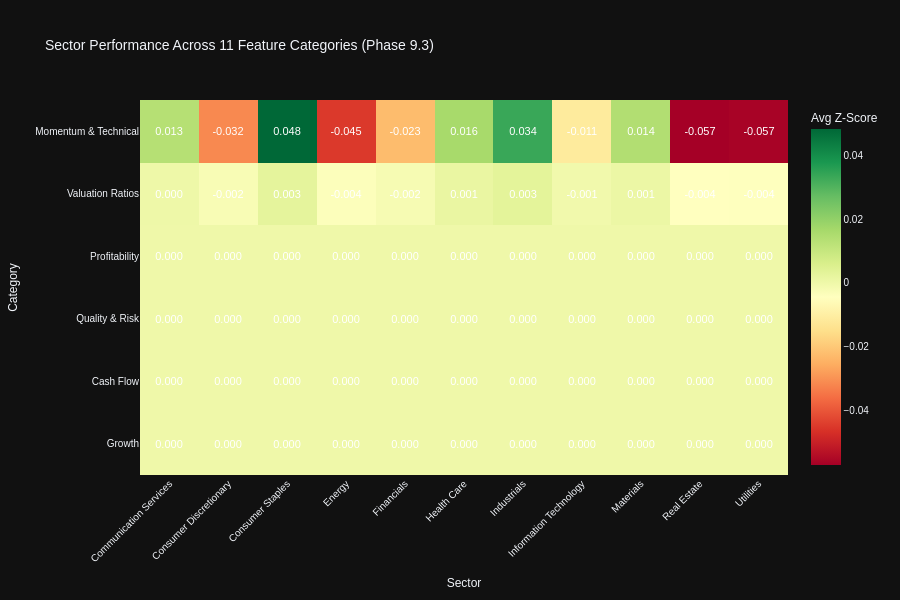

The notebook cell saved with this chart:
### Code cell
# Visualization 1: Category Heatmaps (Sector × Category)
print("\n📊 Category Performance Heatmaps:")

# Compute category scores by averaging z-scores of metrics within each category
from scipy.stats import zscore

category_sector_scores = {}

for category_name, category_metrics in category_mapping.items():
    available_in_category = [m for m in category_metrics if m in all_stocks_scaled.columns]

    if len(available_in_category) == 0:
        print(f"  ⚠️ Skipping {category_name}: No available metrics")
        continue

    # Compute z-scores for available metrics and average by sector
    category_data = all_stocks_scaled[available_in_category + ['sector']].copy()

    # Convert to numeric and compute z-scores
    for col in available_in_category:
        category_data[col] = pd.to_numeric(category_data[col], errors='coerce')

    # Compute z-scores (handle NaNs)
    z_scored_data = category_data[available_in_category].apply(lambda x: zscore(x, nan_policy='omit'))
    category_data['category_score'] = z_scored_data.mean(axis=1)

    # Aggregate by sector
    sector_scores = category_data.groupby('sector')['category_score'].mean().sort_values(ascending=False)
    category_sector_scores[category_name] = sector_scores

# Create heatmap matrix
if category_sector_scores:
    heatmap_df = pd.DataFrame(category_sector_scores).T

    # Create interactive heatmap with value annotations
    # Following code_guidelines.md Section 17.1: Heatmaps and Conditional Formatting
    fig_category_heatmap = px.imshow(
            heatmap_df,
            labels=dict(x="Sector", y="Category", color="Avg Z-Score"),
            title="Sector Performance Across 11 Feature Categories (Phase 9.3)",
            color_continuous_scale="RdYlGn",  # Diverging scale for z-scores centered at zero
            aspect="auto",
            text_auto=".3f"  # ✅ Display values formatted to 3 decimals (Section 17.1)
            )

    # Enhanced styling per Section 17.1 style guidelines
    fig_category_heatmap.update_traces(
            textfont=dict(
                    size=11,
                    color='white',  # High contrast on diverging color scale
                    family='Arial'  # Standard sans-serif font (Section 17.4)
                    )
            )

    fig_category_heatmap.update_layout(
            height=600,
            xaxis_tickangle=-45,
            font=dict(size=10, family="Arial"),
            template="plotly_dark"  # ✅ Dark mode compatible theme (Section 17.1)
            )

    fig_category_heatmap.show()
    output_path = eda_output_dir / "phase93_category_sector_heatmap.html"
    fig_category_heatmap.write_html(output_path)

    print(f"\n✓ Category heatmap visualization complete")
    print(f"  Categories visualized: {len(category_sector_scores)}")
    print(f"  Sectors analyzed: {len(heatmap_df.columns)}")
    print(f"  Output: {output_path}")

    # Display top performing sector per category
    print(f"\n  🏆 Top Performing Sectors by Category:")
    for category, scores in list(category_sector_scores.items())[:5]:
        top_sector = scores.idxmax()
        top_score = scores.max()
        print(f"    {category}: {top_sector} (z-score: {top_score:.2f})")
else:
    print("  ⚠️ No category data available for visualization")

### Figure 1 — Plotly figure (JSON) as saved in the notebook; plotly's stock layout.template omitted (floating-point values rounded to 4 significant figures)
{"data": [{"coloraxis": "coloraxis", "name": "0", "texttemplate": "%{z:.3f}", "x": ["Communication Services", "Consumer Discretionary", "Consumer Staples", "Energy", "Financials", "Health Care", "Industrials", "Information Technology", "Materials", "Real Estate", "Utilities"], "y": ["Momentum & Technical", "Valuation Ratios", "Profitability", "Quality & Risk", "Cash Flow", "Growth"], "z": [[0.01344, -0.0316, 0.04845, -0.04522, -0.02255, 0.01634, 0.03357, -0.0113, 0.01428, -0.05728, -0.05667], [0.0003232, -0.002454, 0.002785, -0.003538, -0.001896, 0.001427, 0.003092, -0.0006122, 0.0008606, -0.004396, -0.004175], [1.991e-17, 2.218e-18, 1.128e-17, 1.625e-17, 1.575e-18, -5.69e-18, 1.345e-17, -1.184e-18, 1.088e-17, -1.668e-17, 4.513e-18], [1.036e-17, 9.425e-18, 8.674e-19, 1.779e-17, -1.35e-17, 2.4e-17, -1.078e-17, -1.881e-17, 1.172e-17, 6.711e-18, 4.603e-17], [3.414e-18, -3.101e-18, 7.793e-18, 2.496e-18, 3.902e-18, 3.842e-18, 1.685e-19, -1.234e-17, -1.137e-17, -1.368e-18, 2.257e-19], [8.173e-18, 5.544e-19, -5.855e-18, 4.255e-18, 1.167e-17, -3.097e-19, 1.49e-17, -8.09e-18, -2.579e-17, 1.459e-17, 1.106e-17]], "type": "heatmap", "xaxis": "x", "yaxis": "y", "hovertemplate": "Sector: %{x}<br>Category: %{y}<br>Avg Z-Score: %{z}<extra></extra>", "textfont": {"color": "white", "family": "Arial", "size": 11}}], "layout": {"xaxis": {"anchor": "y", "domain": [0.0, 1.0], "title": {"text": "Sector"}, "tickangle": -45}, "yaxis": {"anchor": "x", "domain": [0.0, 1.0], "autorange": "reversed", "title": {"text": "Category"}}, "coloraxis": {"colorbar": {"title": {"text": "Avg Z-Score"}}, "colorscale": [[0.0, "rgb(165,0,38)"], [0.1, "rgb(215,48,39)"], [0.2, "rgb(244,109,67)"], [0.3, "rgb(253,174,97)"], [0.4, "rgb(254,224,139)"], [0.5, "rgb(255,255,191)"], [0.6, "rgb(217,239,139)"], [0.7, "rgb(166,217,106)"], [0.8, "rgb(102,189,99)"], [0.9, "rgb(26,152,80)"], [1.0, "rgb(0,104,55)"]]}, "title": {"text": "Sector Performance Across 11 Feature Categories (Phase 9.3)"}, "font": {"size": 10, "family": "Arial"}, "height": 600}}
